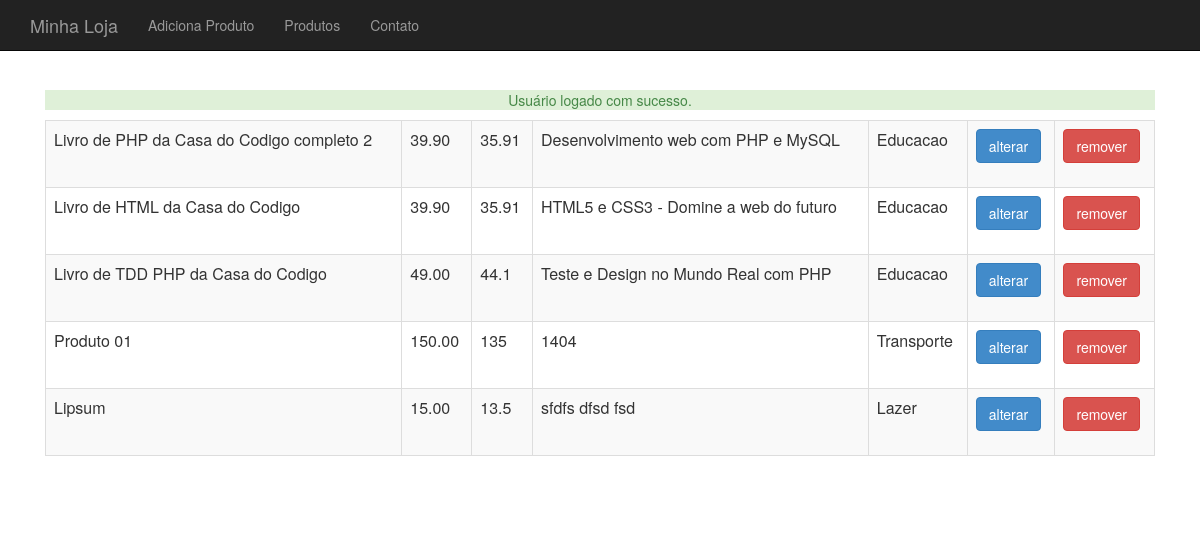
The page /loja/produto-lista.php (signed in) on the database its author committed.
### tables this page shows
CREATE TABLE `produtos` (
  `id` int(11) NOT NULL,
  `nome` varchar(255) DEFAULT NULL,
  `preco` decimal(10,2) DEFAULT NULL,
  `descricao` text NOT NULL,
  `usado` tinyint(1) NOT NULL,
  `categoria_id` int(11) DEFAULT NULL,
  `isbn` varchar(255) DEFAULT NULL,
  `tipoProduto` varchar(255) DEFAULT NULL,
  `waterMark` varchar(255) DEFAULT NULL,
  `taxaImpressao` varchar(255) DEFAULT NULL
);

CREATE TABLE `categorias` (
  `id` int(11) NOT NULL,
  `nome` varchar(255) DEFAULT NULL
);

### loja/banco-produto.php (called while the page is built, shortened)
<?php
require_once("class/Produto.php");
require_once("class/Categoria.php");
function listaProdutos($conexao) {
	$produtos = array();
	$resultado = mysqli_query($conexao, "select p.*,c.nome as categoria_nome
		from produtos as p join categorias as c on c.id=p.categoria_id");
	while($produto_array = mysqli_fetch_assoc($resultado)) {
		$categoria = new Categoria();
		$categoria->setNome($produto_array['categoria_nome']);
		$nome = $produto_array['nome'];
		$descricao = $produto_array['descricao'];
		$preco = $produto_array['preco'];
		$usado = $produto_array['usado'];
		$produto = new Produto($nome, $preco, $descricao, $categoria, $usado);
		$produto->setId($produto_array['id']);
		array_push($produtos, $produto);
	}
	return $produtos;
}

### loja/class/Produto.php (called while the page is built, shortened)
<?php
class Produto {
	private $id;
	private $nome;
	private $preco;
	private $descricao;
	private $categoria;
	function __construct($nome, $preco, $descricao, Categoria $categoria, $usado) {
		$this->nome = $nome;
		$this->preco = $preco;
		$this->descricao = $descricao;
		$this->categoria = $categoria;
	}
	public function getId() {
		return $this->id;
	}
	public function setId($id) {
		$this->id = $id;
	}
	public function getNome() {
		return $this->nome;
	}
	public function getPreco() {
		return $this->preco;
	}
	public function getDescricao() {
		return $this->descricao;
	}
	public function getCategoria() {
		return $this->categoria;
	}
	public function precoComDesconto($valor = 0.1) {
		if ($valor > 0 && $valor <= 0.5) {
			$this->preco -= $this->preco * $valor;
		}
		return $this->preco;
	}
}
?>

### loja/class/Categoria.php (called while the page is built, shortened)
<?php
class Categoria {
	private $nome;
	public function getNome() {
		return $this->nome;
	}
	public function setNome($nome) {
		$this->nome = $nome;
	}
}
?>

### loja/produto-lista.php (the view, shortened to what this page needs)
<?php
require_once("cabecalho.php");
require_once("banco-produto.php");
?>
<table class="table table-striped table-bordered">
	<?php
	$produtos = listaProdutos($conexao);
	foreach($produtos as $produto) :
	?>
		<tr>
			<td><?= $produto->getNome() ?></td>
			<td><?= $produto->getPreco() ?></td>
			<td><?= $produto->precoComDesconto(0.1) ?></td>
			<td><?= substr($produto->getDescricao(), 0, 40) ?></td>
			<td><?= $produto->getCategoria()->getNome() ?></td>
			<td>
				<a class="btn btn-primary"
					href="produto-altera-formulario.php?id=<?=$produto->getId()?>">
					alterar
				</a>
			</td>
			<td>
				<form action="remove-produto.php" method="post">
					<button class="btn btn-danger">remover</button>
				</form>
			</td>
		</tr>
	<?php
	endforeach
	?>
</table>
<?php include("rodape.php"); ?>

### loja/css/loja.css (style rules this page uses)
body { padding-top: 50px; }

### rows shown on the page
produtos: nome "Livro de PHP da Casa do Codigo completo 2", preco "39.90", precoComDesconto "35.91", descricao "Desenvolvimento web com PHP e MySQL", categoria.nome "Educacao"
produtos: nome "Livro de HTML da Casa do Codigo", preco "39.90", precoComDesconto "35.91", descricao "HTML5 e CSS3 - Domine a web do futuro", categoria.nome "Educacao"
produtos: nome "Livro de TDD PHP da Casa do Codigo", preco "49.00", precoComDesconto "44.1", descricao "Teste e Design no Mundo Real com PHP", categoria.nome "Educacao"
produtos: nome "Produto 01", preco "150.00", precoComDesconto "135", descricao "1404", categoria.nome "Transporte"
produtos: nome "Lipsum", preco "15.00", precoComDesconto "13.5", descricao "sfdfs dfsd fsd", categoria.nome "Lazer"

### other values the page prints
$_SESSION[$tipo] "Usuário logado com sucesso."
